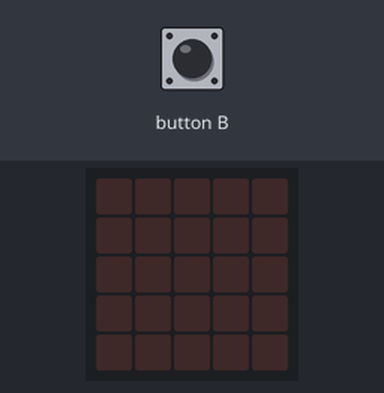
This program was run on a simulated BBC micro:bit (MakeCode). On the bench: the board's 5×5 LED display. Inputs (shaded band) come from the test bench. Random numbers come from a fixed seed.

Above: at 1.2 s.
1.3 s: button B pressed for 0.15 s
At 1.8 s:
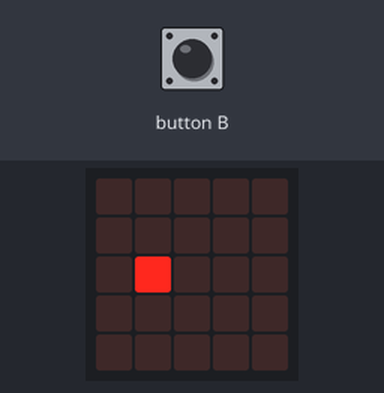
At 2.3 s:
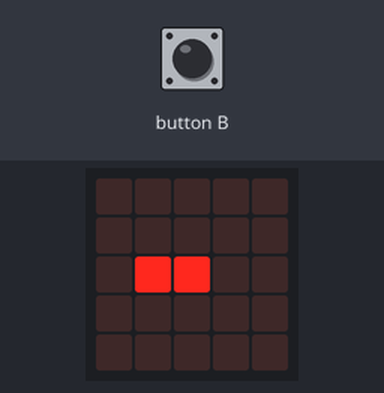
Timing chart, 0 to 4.3 s (numbered marks = the images above; inputs shaded):
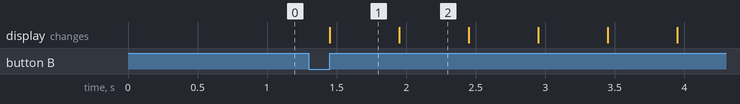

The program:

main.ts
```typescript
input.onButtonPressed(Button.B, function () {
    basic.showLeds(`
        . . . . .
        . . . . .
        . # . . .
        . . . . .
        . . . . .
        `)
    basic.pause(100)
    basic.showLeds(`
        . . . . .
        . . . . .
        . # # . .
        . . . . .
        . . . . .
        `)
    basic.pause(100)
    basic.showLeds(`
        . . . . .
        . . . . .
        . # # # .
        . . . . .
        . . . . .
        `)
    basic.pause(100)
    basic.showLeds(`
        . . . . .
        . . . . .
        . # . . .
        . . . . .
        . . . . .
        `)
    basic.pause(100)
    basic.showLeds(`
        . . . . .
        . . . . .
        . # # . .
        . . . . .
        . . . . .
        `)
    basic.pause(100)
    basic.showLeds(`
        . . . . .
        . . . . .
        . # # # .
        . . . . .
        . . . . .
        `)
    basic.pause(100)
    basic.showLeds(`
        . . . . .
        . . . . .
        . # . . .
        . . . . .
        . . . . .
        `)
    basic.pause(100)
    basic.showLeds(`
        . . . . .
        . . . . .
        . # # . .
        . . . . .
        . . . . .
        `)
    basic.pause(100)
    basic.showLeds(`
        . . . . .
        . . . . .
        . # # # .
        . . . . .
        . . . . .
        `)
    basic.pause(100)
    if (Math.randomBoolean()) {
        basic.showLeds(`
            # # # # #
            # . . . #
            # . . . #
            # . . . #
            # # # # #
            `)
        basic.pause(100)
        basic.showLeds(`
            # # # # #
            # . . . #
            # # # # #
            # . . . .
            # . . . .
            `)
        basic.pause(100)
        basic.showLeds(`
            # # # # #
            # . . . .
            # # # # #
            # . . . .
            # # # # #
            `)
        basic.pause(100)
        basic.showLeds(`
            . . # . .
            . # . # .
            # . . . #
            # . . . #
            # . . . #
            `)
        basic.pause(100)
        basic.clearScreen()
    } else {
        basic.showLeds(`
            # # # # #
            # . . . #
            # # # # #
            # . . . .
            # . . . .
            `)
        basic.pause(100)
        basic.showLeds(`
            # # # # #
            # . . . .
            # # # # #
            # . . . .
            # # # # #
            `)
        basic.pause(100)
        basic.showLeds(`
            # . . . #
            # . . . #
            # . # . #
            # . # . #
            # # # # #
            `)
        basic.pause(100)
        basic.showLeds(`
            . # . # .
            . # . # .
            . # # . .
            . # . # .
            . # . # .
            `)
        basic.pause(100)
        basic.showLeds(`
            # # # # #
            # . . . #
            # # # # #
            # . . . #
            # . . . #
            `)
        basic.pause(100)
        basic.clearScreen()
    }
})
basic.forever(function () {

})
```

test.ts
```typescript
// здесь помещаются тесты; они не будут скомпилированы, пока пакет используется в качестве расширения.
```

Measured:
- after the input at 1.3 s, the display: changes after 0.15 s (image 1)
- what the display in image 1 shows lasts 0.5 s, from 1.5 s to 2.0 s
